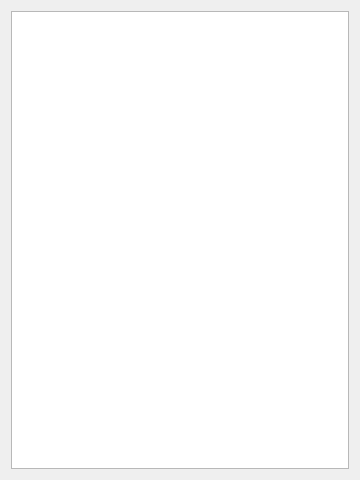
<?xml version="1.0" encoding="UTF-8"?>
<ui version="4.0">
 <class>UnTech::GuiQt::MetaSprite::ExportOrderEditorWidget</class>
 <widget class="QWidget" name="UnTech::GuiQt::MetaSprite::ExportOrderEditorWidget">
  <property name="geometry">
   <rect>
    <x>0</x>
    <y>0</y>
    <width>360</width>
    <height>480</height>
   </rect>
  </property>
  <layout class="QVBoxLayout" name="verticalLayout">
   <item>
    <widget class="QTreeView" name="treeView">
     <property name="alternatingRowColors">
      <bool>true</bool>
     </property>
    </widget>
   </item>
  </layout>
 </widget>
 <resources/>
 <connections/>
</ui>
